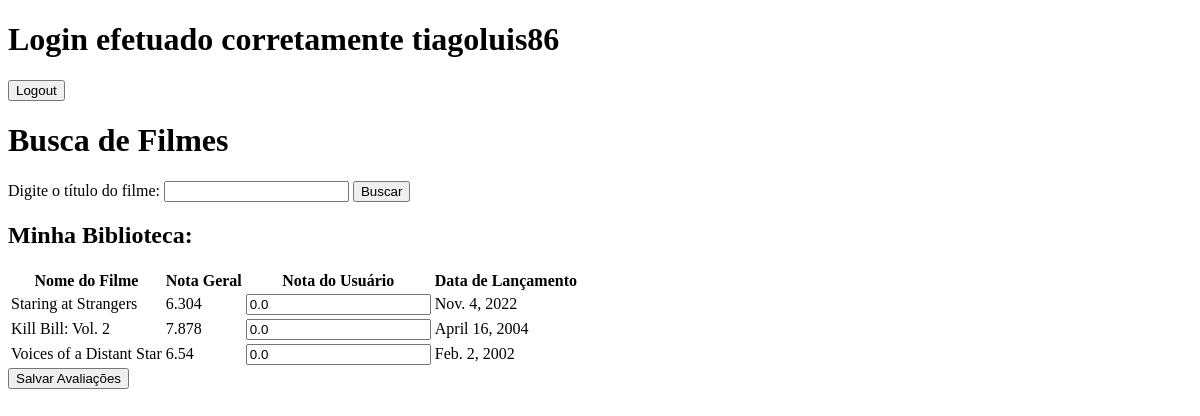
Before: /main/ (signed in) with the older database file.
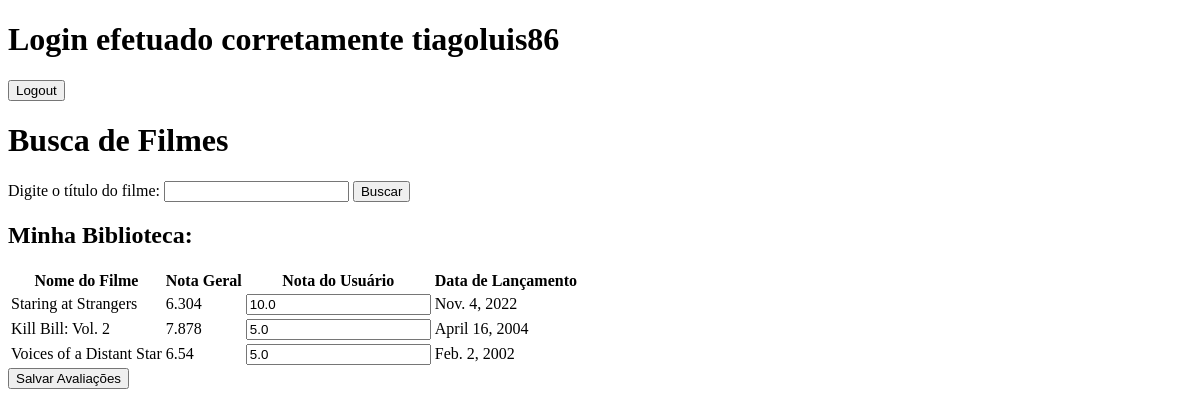
After: the same page with the newer database file.
### core/models.py (models this page shows, shortened)
class Movie(models.Model):
    user = models.ForeignKey(User, on_delete=models.CASCADE)
    title = models.CharField(max_length=255)
    release_date = models.DateField()
    average_rating = models.FloatField()
    user_rating = models.FloatField()

### core/views.py (the view)
# urls.py: path('main/', homepage, name='main'),
@login_required
def homepage(request):
    selected_movies = Movie.objects.filter(user=request.user)
    context = {'selected_movies': selected_movies}
    return render(request, 'main.html', context)

### core/templates/main.html (shortened to what this page needs)
<!DOCTYPE html>
<html>
<head>
</head>
<body>
    <h1>Login efetuado corretamente {{ user.username }}</h1>
    <form action="{% url 'logout' %}" method="POST">
        <button type="submit">Logout</button>
    </form>
    <h1>Busca de Filmes</h1>
    <form action="/search/" method="POST">
        <label for="title">Digite o título do filme:</label>
        <input type="text" id="title" name="search_query" required>
        <input type="submit" value="Buscar">
    </form>
    {% if selected_movies %}
    <form action="{% url 'update_ratings' %}" method="POST">
      <h2>Minha Biblioteca:</h2>
      <table>
          <thead>
              <tr>
                  <th>Nome do Filme</th>
                  <th>Nota Geral</th>
                  <th>Nota do Usuário</th>
                  <th>Data de Lançamento</th>
              </tr>
          </thead>
          <tbody>
              {% for movie in selected_movies %}
                  <tr>
                      <td>{{ movie.title }}</td>
                      <td>{{ movie.average_rating }}</td>
                      <td><input type="number" name="user_rating" value="{{ movie.user_rating }}" step="0.1"></td>
                      <td>{{ movie.release_date }}</td>
                  </tr>
              {% endfor %}
          </tbody>
      </table>
      <button type="submit">Salvar Avaliações</button>
  </form>
{% else %}
  <p>Nenhum filme encontrado na biblioteca.</p>
{% endif %}
</body>
</html>

Changed rows visible on the page:
changed Movie "Staring at Strangers": user_rating "0.0" → "10.0"
changed Movie "Kill Bill: Vol. 2": user_rating "0.0" → "5.0"
changed Movie "Voices of a Distant Star": user_rating "0.0" → "5.0"
